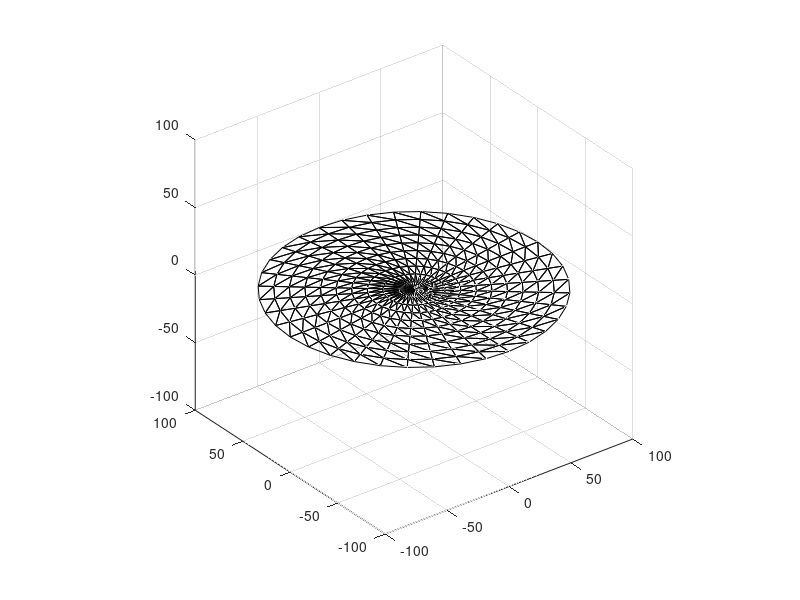

The MATLAB source for this figure:
clear;
close all;
clc;

angle_delta = 10;
radius = 100;
radius_delta = 10;
circle_center = [0, 0];

angles = 0 : angle_delta : 360;
angles = angles(1:end-1);
radiuses = radius_delta : radius_delta : radius;

num_of_angles = length(angles);
num_of_radiuses = length(radiuses);

circle_center_x = circle_center(1);
circle_center_y = circle_center(2);

triangles = [];

%plus 1 for the center itself
num_of_vertices = num_of_angles * num_of_radiuses + 1;

vertices = zeros(num_of_vertices, 2);
vertex_index = 0;

for radiusIndex = num_of_radiuses:-1:1
    for angleIndex = 1:num_of_angles
        currentRadius = radiuses(radiusIndex);
        currentAngle = angles(angleIndex);
        current_vertex_x = circle_center_x + currentRadius*cosd(currentAngle);
        current_vertex_y = circle_center_y + currentRadius*sind(currentAngle);
        
        current_vertex = [current_vertex_x, current_vertex_y];
        vertex_index = vertex_index + 1;
        vertices(vertex_index, :) = current_vertex;
    end
end

vertex_index = vertex_index + 1;
vertices(vertex_index, :) = circle_center;

facesIndexes = [];
index = 1;
for radiusIndex = 1:num_of_radiuses-1
    for angleIndex = 1:num_of_angles
        index2 = index+1;
        if index2 == (radiusIndex + 0) * num_of_angles + 1
            index2 = (radiusIndex - 1) * num_of_angles + 1;
        end
        singleFaceIndexes1 = [index, index2, index+num_of_angles];
        index3 = index+num_of_angles+1;
        if index3 == (radiusIndex + 1) * num_of_angles + 1
            index3 = (radiusIndex + 0) * num_of_angles + 1;
        end        
        singleFaceIndexes2 = [index2, index+num_of_angles, index3];
        currentTrianglesIndexes = [singleFaceIndexes1 ; singleFaceIndexes2];
        facesIndexes = [facesIndexes ; currentTrianglesIndexes];
%         fprintf('%d, %d, %d\n',singleFaceIndexes1(1), singleFaceIndexes1(2), singleFaceIndexes1(3));
%         fprintf('%d, %d, %d\n',singleFaceIndexes2(1), singleFaceIndexes2(2), singleFaceIndexes2(3));
%         fprintf('\n');
        index = index + 1;
    end
end

first_index = (num_of_radiuses - 1) * num_of_angles + 1;
index = first_index;
indexOfCenter = num_of_radiuses * num_of_angles + 1;
for angleIndex = 1:num_of_angles
    index2 = index+1;
    if (index2 == indexOfCenter)
        index2 = first_index;
    end    
    singleFaceIndexes = [index, index2, indexOfCenter];
    singleFaceIndexes
    facesIndexes = [facesIndexes ; singleFaceIndexes];
    index = index + 1;
end



figure;
trisurf(facesIndexes, vertices(:,1), vertices(:,2), zeros(num_of_vertices, 1), 'LineStyle','-', 'EdgeColor' , [0, 0, 0], 'FaceColor', 'none');
hold on;
axis equal;

fileID = fopen('circle.obj','w');

z_val = 500;
for vertex_index = 1:num_of_vertices
    current_vertex = vertices(vertex_index, :);
    x_val = current_vertex(1);
    y_val = current_vertex(2);
    fprintf(fileID,'v %f %f %f\n', x_val, y_val, z_val);
end

num_of_faces = size(facesIndexes, 1);

fprintf(fileID,'\n\n\n');

for face_index = 1:num_of_faces
    current_face = facesIndexes(face_index, :);
    vertex_index1 = current_face(1) - 1;
    vertex_index2 = current_face(2) - 1;
    vertex_index3 = current_face(3) - 1;
    fprintf(fileID,'f %d %d %d\n', vertex_index1, vertex_index2, vertex_index3);
end
fclose(fileID);



